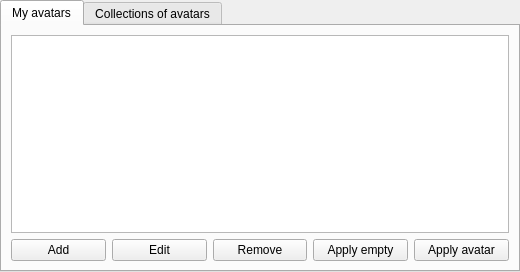
<?xml version="1.0" encoding="UTF-8"?>
<ui version="4.0">
 <class>AvatarListWidget</class>
 <widget class="QWidget" name="AvatarListWidget">
  <property name="geometry">
   <rect>
    <x>0</x>
    <y>0</y>
    <width>520</width>
    <height>272</height>
   </rect>
  </property>
  <property name="minimumSize">
   <size>
    <width>520</width>
    <height>272</height>
   </size>
  </property>
  <property name="baseSize">
   <size>
    <width>520</width>
    <height>272</height>
   </size>
  </property>
  <property name="windowTitle">
   <string>Avatars</string>
  </property>
  <layout class="QVBoxLayout" name="verticalLayout_5">
   <property name="spacing">
    <number>0</number>
   </property>
   <property name="margin">
    <number>0</number>
   </property>
   <item>
    <widget class="QTabWidget" name="tabWidget">
     <property name="currentIndex">
      <number>0</number>
     </property>
     <widget class="QWidget" name="tab_1">
      <attribute name="title">
       <string>My avatars</string>
      </attribute>
      <layout class="QVBoxLayout" name="verticalLayout">
       <item>
        <layout class="QVBoxLayout" name="verticalLayout_3">
         <item>
          <widget class="QListWidget" name="listWidget_my_avatars">
           <property name="editTriggers">
            <set>QAbstractItemView::NoEditTriggers</set>
           </property>
           <property name="iconSize">
            <size>
             <width>50</width>
             <height>50</height>
            </size>
           </property>
           <property name="movement">
            <enum>QListView::Static</enum>
           </property>
           <property name="viewMode">
            <enum>QListView::IconMode</enum>
           </property>
          </widget>
         </item>
         <item>
          <layout class="QHBoxLayout" name="horizontalLayout_4">
           <item>
            <widget class="QPushButton" name="pushButton_add_avatar">
             <property name="text">
              <string>Add</string>
             </property>
            </widget>
           </item>
           <item>
            <widget class="QPushButton" name="pushButton_edit_avatar">
             <property name="text">
              <string>Edit</string>
             </property>
            </widget>
           </item>
           <item>
            <widget class="QPushButton" name="pushButton_remove_avatar">
             <property name="text">
              <string>Remove</string>
             </property>
            </widget>
           </item>
           <item>
            <widget class="QPushButton" name="pushButton_set_empty_avatar1">
             <property name="text">
              <string>Apply empty</string>
             </property>
            </widget>
           </item>
           <item>
            <widget class="QPushButton" name="pushButton_apply_avatar">
             <property name="text">
              <string>Apply avatar</string>
             </property>
            </widget>
           </item>
          </layout>
         </item>
        </layout>
       </item>
      </layout>
     </widget>
     <widget class="QWidget" name="tab_2">
      <attribute name="title">
       <string>Collections of avatars</string>
      </attribute>
      <layout class="QVBoxLayout" name="verticalLayout_4">
       <item>
        <layout class="QVBoxLayout" name="verticalLayout_2">
         <item>
          <layout class="QHBoxLayout" name="horizontalLayout">
           <item>
            <widget class="QListWidget" name="listWidget_list_collections">
             <property name="maximumSize">
              <size>
               <width>110</width>
               <height>16777215</height>
              </size>
             </property>
             <property name="horizontalScrollBarPolicy">
              <enum>Qt::ScrollBarAlwaysOff</enum>
             </property>
             <property name="editTriggers">
              <set>QAbstractItemView::NoEditTriggers</set>
             </property>
            </widget>
           </item>
           <item>
            <widget class="QListWidget" name="listWidget_collections">
             <property name="editTriggers">
              <set>QAbstractItemView::NoEditTriggers</set>
             </property>
             <property name="iconSize">
              <size>
               <width>50</width>
               <height>50</height>
              </size>
             </property>
             <property name="movement">
              <enum>QListView::Static</enum>
             </property>
             <property name="viewMode">
              <enum>QListView::IconMode</enum>
             </property>
            </widget>
           </item>
          </layout>
         </item>
         <item>
          <layout class="QHBoxLayout" name="horizontalLayout_2">
           <item>
            <spacer name="horizontalSpacer_2">
             <property name="orientation">
              <enum>Qt::Horizontal</enum>
             </property>
             <property name="sizeHint" stdset="0">
              <size>
               <width>40</width>
               <height>20</height>
              </size>
             </property>
            </spacer>
           </item>
           <item>
            <widget class="QPushButton" name="pushButton_set_empty_avatar2">
             <property name="text">
              <string>Apply empty</string>
             </property>
            </widget>
           </item>
           <item>
            <widget class="QPushButton" name="pushButton_apply_collection_avatar">
             <property name="text">
              <string>Apply avatar</string>
             </property>
            </widget>
           </item>
           <item>
            <spacer name="horizontalSpacer">
             <property name="orientation">
              <enum>Qt::Horizontal</enum>
             </property>
             <property name="sizeHint" stdset="0">
              <size>
               <width>40</width>
               <height>20</height>
              </size>
             </property>
            </spacer>
           </item>
          </layout>
         </item>
        </layout>
       </item>
      </layout>
     </widget>
    </widget>
   </item>
  </layout>
 </widget>
 <resources/>
 <connections/>
</ui>
